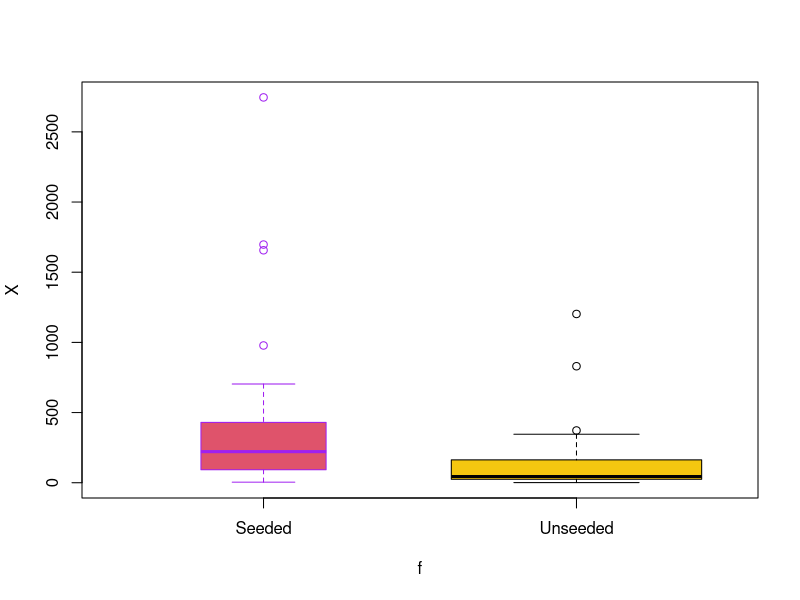

Source code (R):
library(tidyr)
library(dplyr)
library(ggplot2)
#1.1
X<-c(1202.6, 830.1, 372.4, 345.5, 321.2, 244.3, 163.0, 
     147.8, 95.0, 87.0, 81.2, 68.5, 47.3, 41.1, 36.6, 
     29.0, 28.6, 26.3, 26.0, 24.4, 21.4, 17.3, 11.5, 
     4.9, 4.9, 1.0, 2745.6, 1697.1, 1656.4, 978.0, 703.4,
     489.1, 430.0,334.1, 302.8, 274.7, 274.7, 255.0,
     242.5, 200.7, 198.6, 129.6, 119.0, 118.3, 115.3,
     92.4, 40.6, 32.7, 31.4, 17.5, 7.7, 4.1)
f<-factor(rep(c("Unseeded","Seeded"), each=26))#定义分组因子
Data<-data.frame(X,f)#生成数据框
boxplot(X~f,Data,width=c(1,2),col=c(2,7),border=c("purple","black"))
#1.2
Unseeded<-c(1202.6, 830.1, 372.4, 345.5, 321.2, 244.3, 163.0, 147.8, 95.0, 87.0, 81.2, 68.5, 47.3, 41.1, 36.6, 29.0, 28.6, 26.3, 26.0, 24.4, 21.4, 17.3, 11.5, 4.9, 4.9, 1.0)
Seeded<-c(2745.6, 1697.1, 1656.4, 978.0, 703.4, 489.1, 430.0, 334.1, 302.8, 274.7, 274.7, 255.0, 242.5, 200.7, 198.6, 129.6, 119.0, 118.3, 115.3, 92.4, 40.6, 32.7, 31.4, 17.5, 7.7, 4.1)
t.test(Unseeded,Seeded)#p值为0.05376，p值大于0.05，表示接受原假设，两组数据差异未达到显著水平（0.05）
#t值为-1.9983，表示Unseeded组的样本均值低于Seeded组的均值。


# @MingYANG recommended：
# share my code with you blow ↓↓↓
# Unseeded <- c(1202.6, 830.1, 372.4, 345.5, 321.2, 244.3, 163.0, 147.8, 95.0, 87.0, 81.2, 68.5, 47.3, 41.1, 36.6, 29.0, 28.6, 26.3, 26.0, 24.4, 21.4, 17.3, 11.5, 4.9, 4.9, 1.0)
# Seeded <- c(2745.6, 1697.1, 1656.4, 978.0, 703.4, 489.1, 430.0, 334.1, 302.8, 274.7, 274.7, 255.0, 242.5, 200.7, 198.6, 129.6, 119.0, 118.3, 115.3, 92.4, 40.6, 32.7, 31.4, 17.5, 7.7, 4.1)
# rainfall <- cbind(Unseeded,Seeded)    # you may find "cbind" and "rbind" useful!
# data <- data.frame(rainfall)
# boxplot(rainfall,width=c(1,2),col=c(2,7),border=c("purple","black"))
# t.test(Unseeded,Seeded)
# the end
